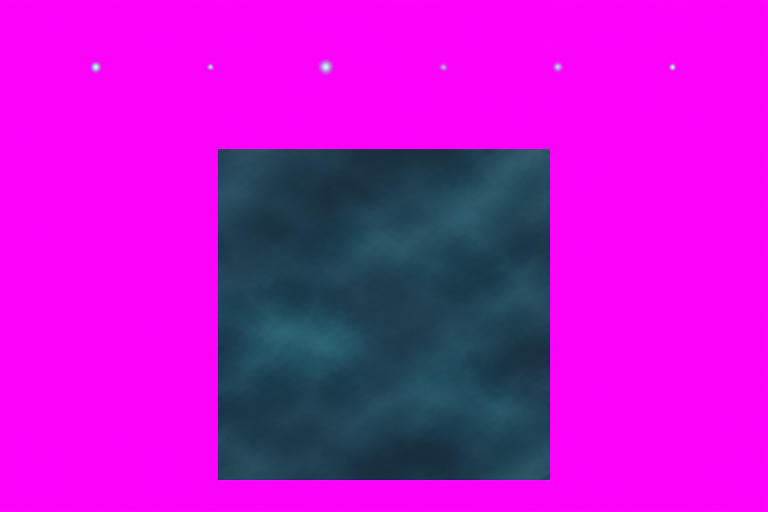
#> input picture art/arenas/gloam/source/amb.png, 1536 x 1024 px (shown at 1/2 size)
$ python _seraph_metrics.py ../art/arenas/gloam/source/amb.png
#> lines starting #> are read from the running program, lines starting #| are printed output that depends on the picture; after the words box and inside, x2 and y2 are one past the last pixel; in counts of white or black regions, pixels touching at a corner belong together
import numpy as np
from PIL import Image, ImageFilter
def erode(m, n):
    return np.asarray(Image.fromarray((m*255).astype(np.uint8)).filter(ImageFilter.MinFilter(2*n+1)))>0
def hsv(a):
    r,g,b=a[...,0]/255,a[...,1]/255,a[...,2]/255; mx=np.max([r,g,b],0); mn=np.min([r,g,b],0); d=mx-mn+1e-9
#> after `r, g, b = (a[..., 0] / 255, a[..., 1] / 255, a[..., 2] / 255)`:
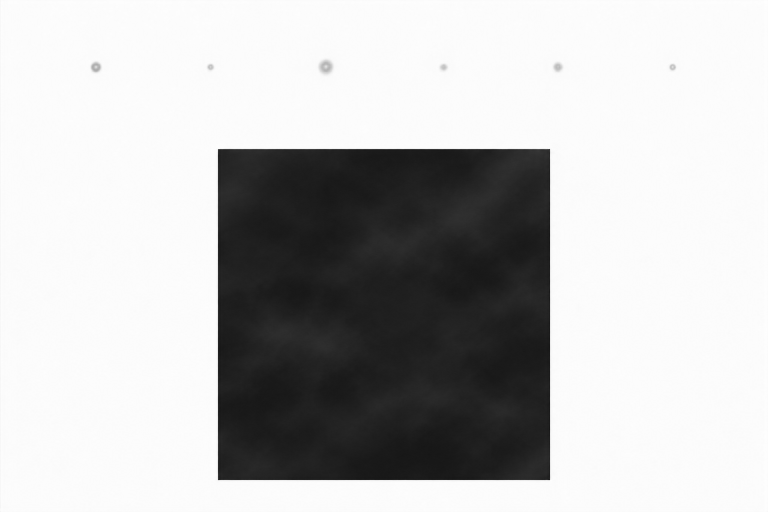
#> r: shape (1024, 1536) float64 (shown at 1/2 size); min 0.0471, max 0.996, mean 0.745
#> after `r, g, b = (a[..., 0] / 255, a[..., 1] / 255, a[..., 2] / 255)`:
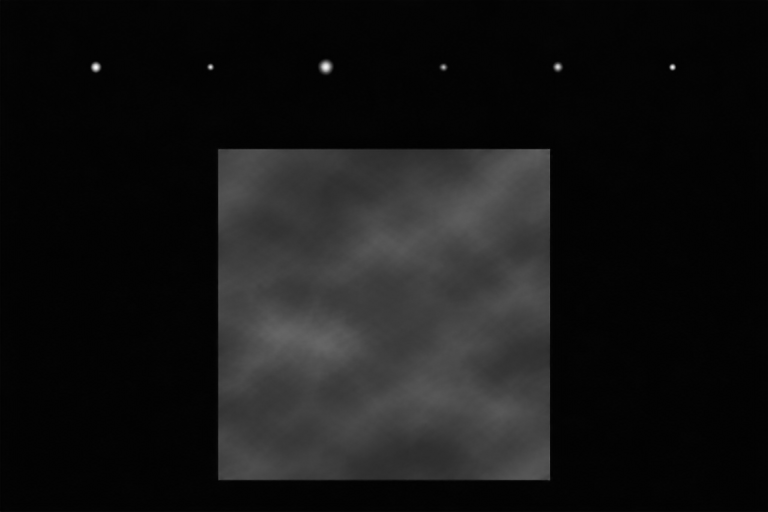
#> g: shape (1024, 1536) float64 (shown at 1/2 size); min 0, max 0.984, mean 0.0818
#> after `r, g, b = (a[..., 0] / 255, a[..., 1] / 255, a[..., 2] / 255)`:
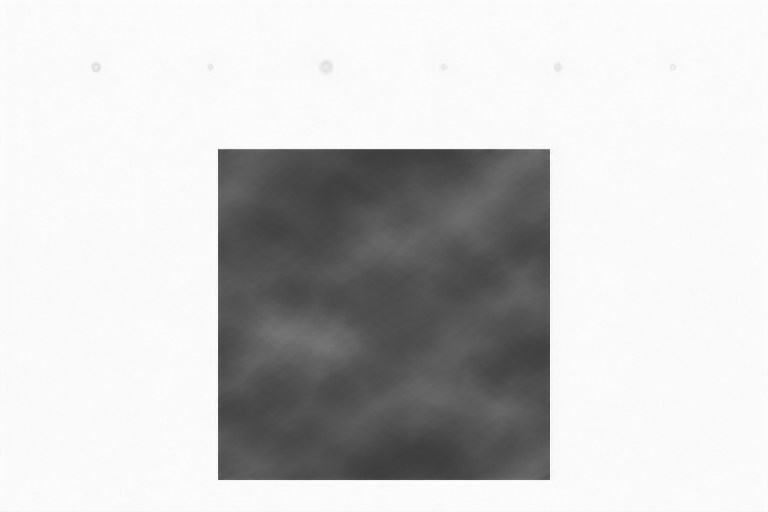
#> b: shape (1024, 1536) float64 (shown at 1/2 size); min 0.204, max 1, mean 0.797
#> after `mn = np.min([r, g, b], 0)`:
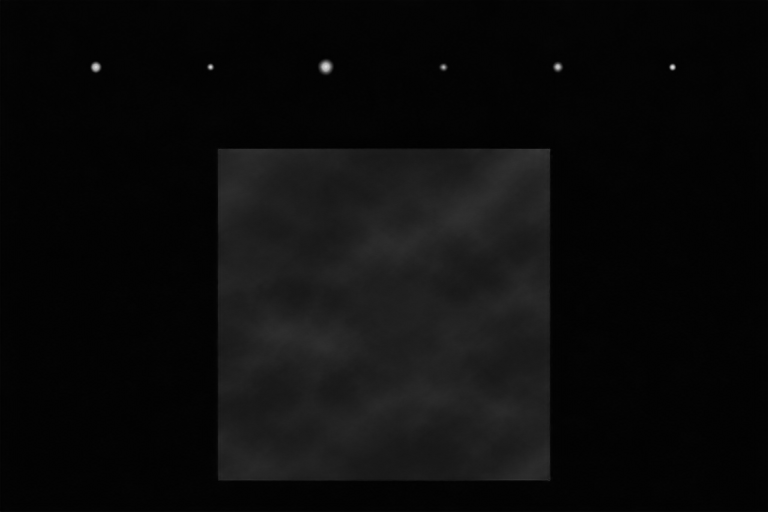
#> mn: shape (1024, 1536) float64 (shown at 1/2 size); min 0, max 0.886, mean 0.044
#> after `d = mx - mn + 1e-09`:
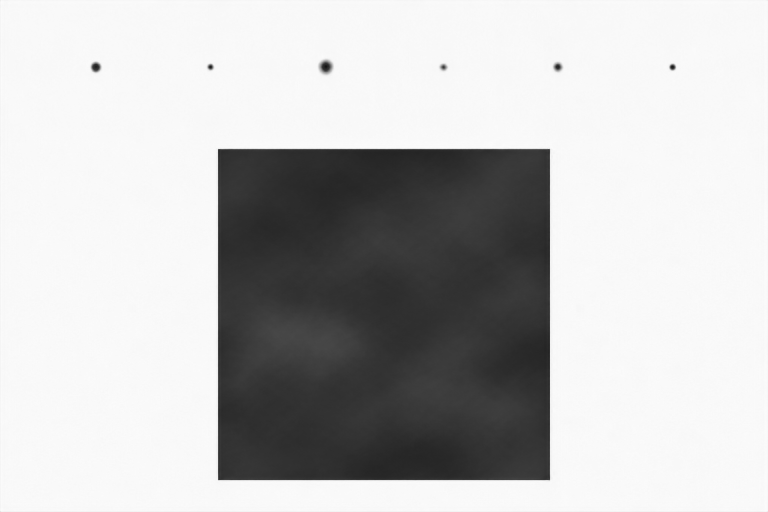
#> d: shape (1024, 1536) float64 (shown at 1/2 size); min 0.0667, max 0.992, mean 0.758
    h=np.where(mx==r,((g-b)/d)%6,np.where(mx==g,(b-r)/d+2,(r-g)/d+4))*60; return h,d/(mx+1e-9),mx
#> after `h = np.where(mx == r, (g - b) / d % 6, np.where(mx == g, (b - r) / d +`:
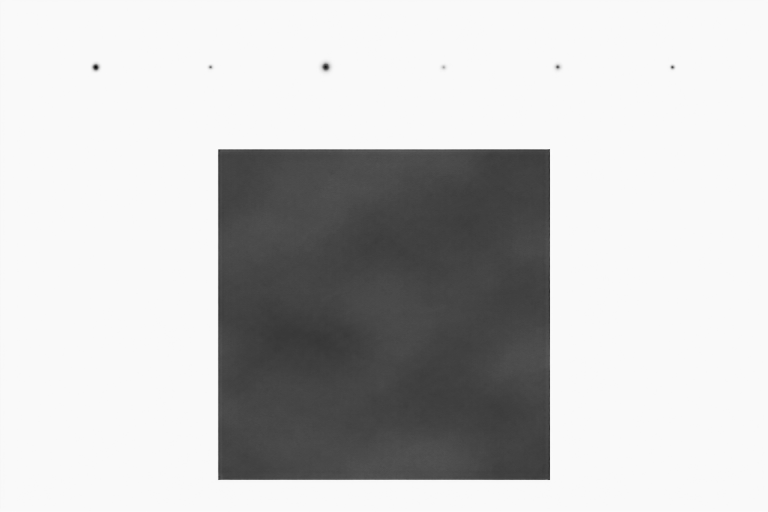
#> h: shape (1024, 1536) float64 (shown at 1/2 size); min 160.6, max 303.6, mean 272.2; drawn with min black and max white
def metrics(path):
    im=np.asarray(Image.open(path).convert('RGBA')).astype(float); h,s,v=hsv(im); A=im[...,3]>0
#> after `h, s, v = hsv(im)`:
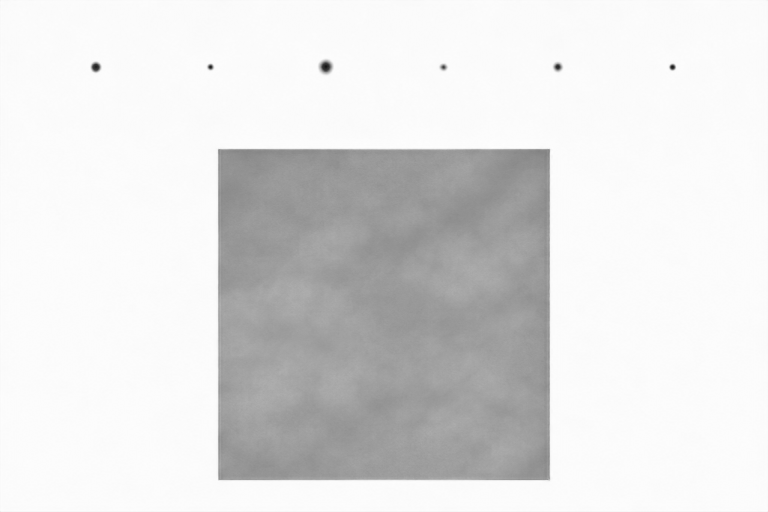
#> s: shape (1024, 1536) float64 (shown at 1/2 size); min 0.0714, max 1, mean 0.883
#> after `A = im[..., 3] > 0`: A: shape (1024, 1536) bool; every value is 1
    edge=A&~erode(A,3); mag=(h>=305)&(h<=345)&(s>0.45)&(v>0.45)
#> after `edge = A & ~erode(A, 3)`: edge: shape (1024, 1536) bool; every value is 0
    return dict(opaque=int(A.sum()),edge=int(edge.sum()),magenta_edge=int((edge&mag).sum()),magenta_all=int((A&mag).sum()))
if __name__=='__main__': import sys; print(metrics(sys.argv[1]))
